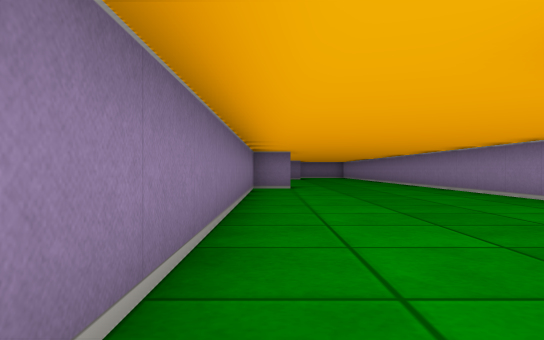
view 1 (above)

14 first-person views from a walk through a cub3D level. The camera is about half as high as the walls, looks level and sees 70° across. The floor is counted in squares. Each view is taken from the middle of a square. On the plan, view 1 faces up. The plan holds only what a view shows up to about 9 squares ahead; the rest is blank.

view 2
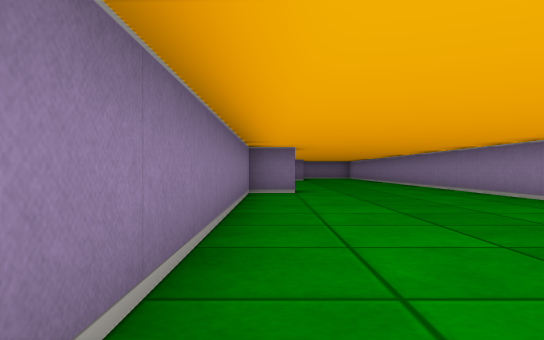

view 3
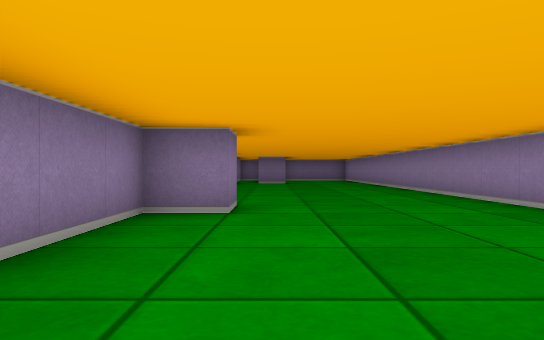

view 4
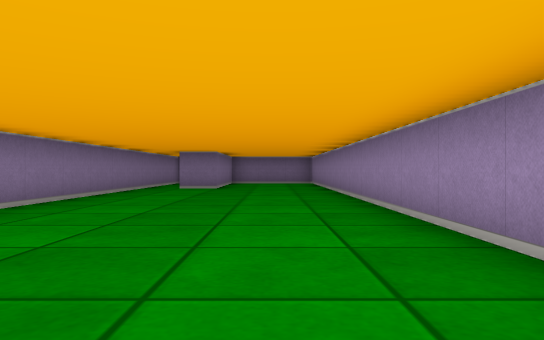

view 5
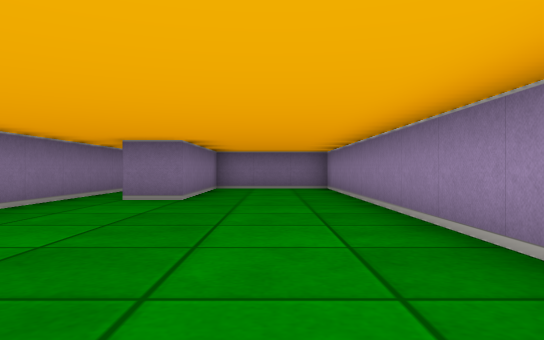

view 6
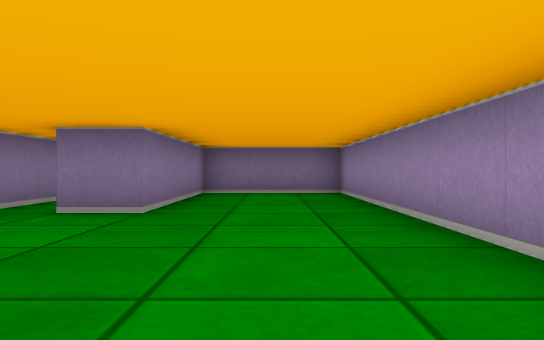

view 7
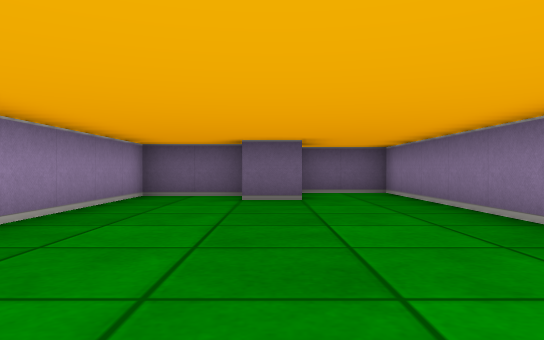

view 8
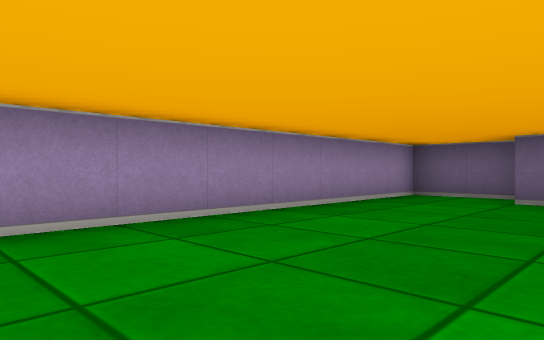

view 9
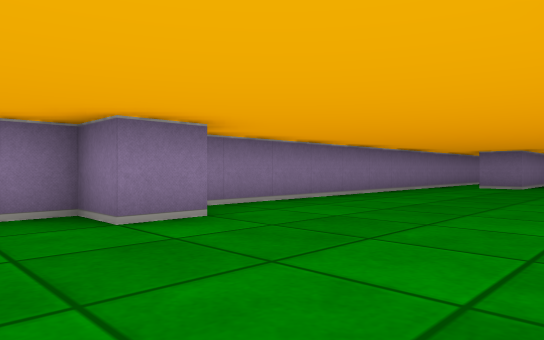

view 10
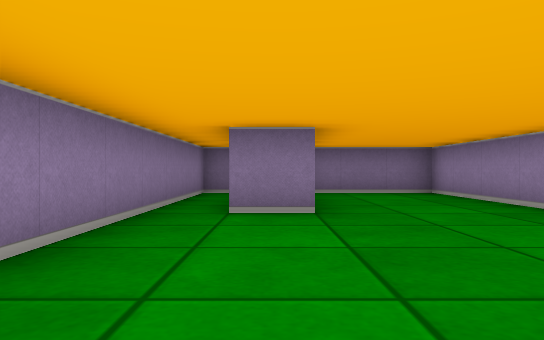

view 11
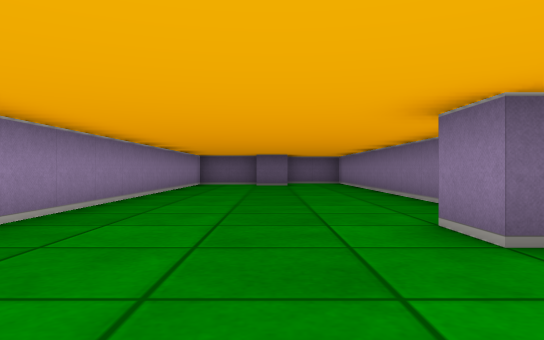

view 12
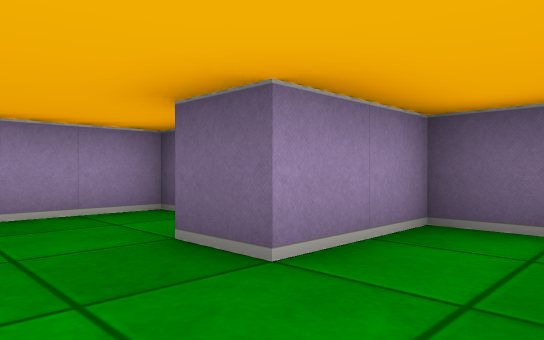

view 13
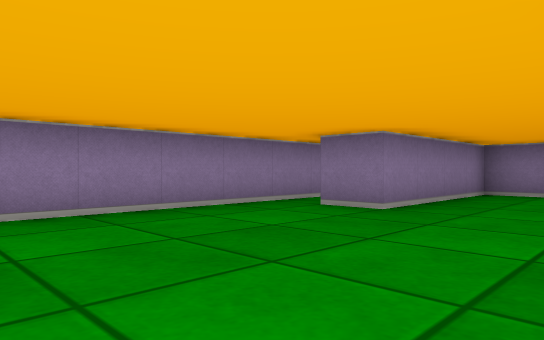

view 14
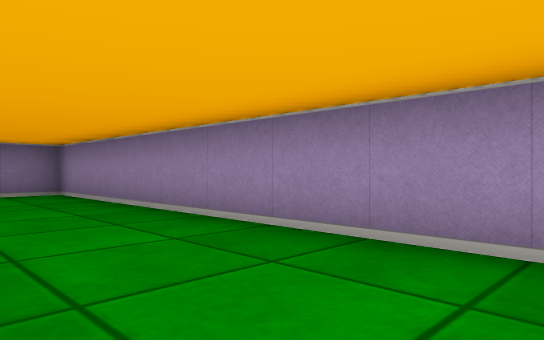

### Floor plan
Points are (right, up) in squares from view 1. A wall is a line through its corners. A room is listed if a view was taken in it or the views show most of it. See-through windows are left out.
Room 1 (views 1, 2, 3, 4, 5, 6, 7, 8, 9, 10, 11, 12, 13, 14)
walls: (0.5, 11.6) (0.5, 10.5) (-0.5, 10.5) (-0.5, -0.5) (1.5, -0.5) (1.5, 1.5) (2.5, 1.5); (2.5, 0.5) (4.5, 0.5) (4.5, 24.5) (1.5, 24.5) (1.5, 20.5) (0.5, 20.5); (0.1, 24.5) (-0.5, 24.5) (-0.5, 12.1)

Positions as (right, up) in squares from view 1, and headings:
1: (0, 0), facing up
2: (0, 2), facing up
3: (1, 6), facing up
4: (3, 10), facing up
5: (3, 14), facing up
6: (3, 16), facing up
7: (2, 8), facing down
8: (1, 8), facing down-right
9: (4, 9), facing up-left
10: (1, 16), facing up
11: (2, 14), facing down
12: (0, 3), facing down-right
13: (4, 16), facing up-left
14: (2, 16), facing up-right
